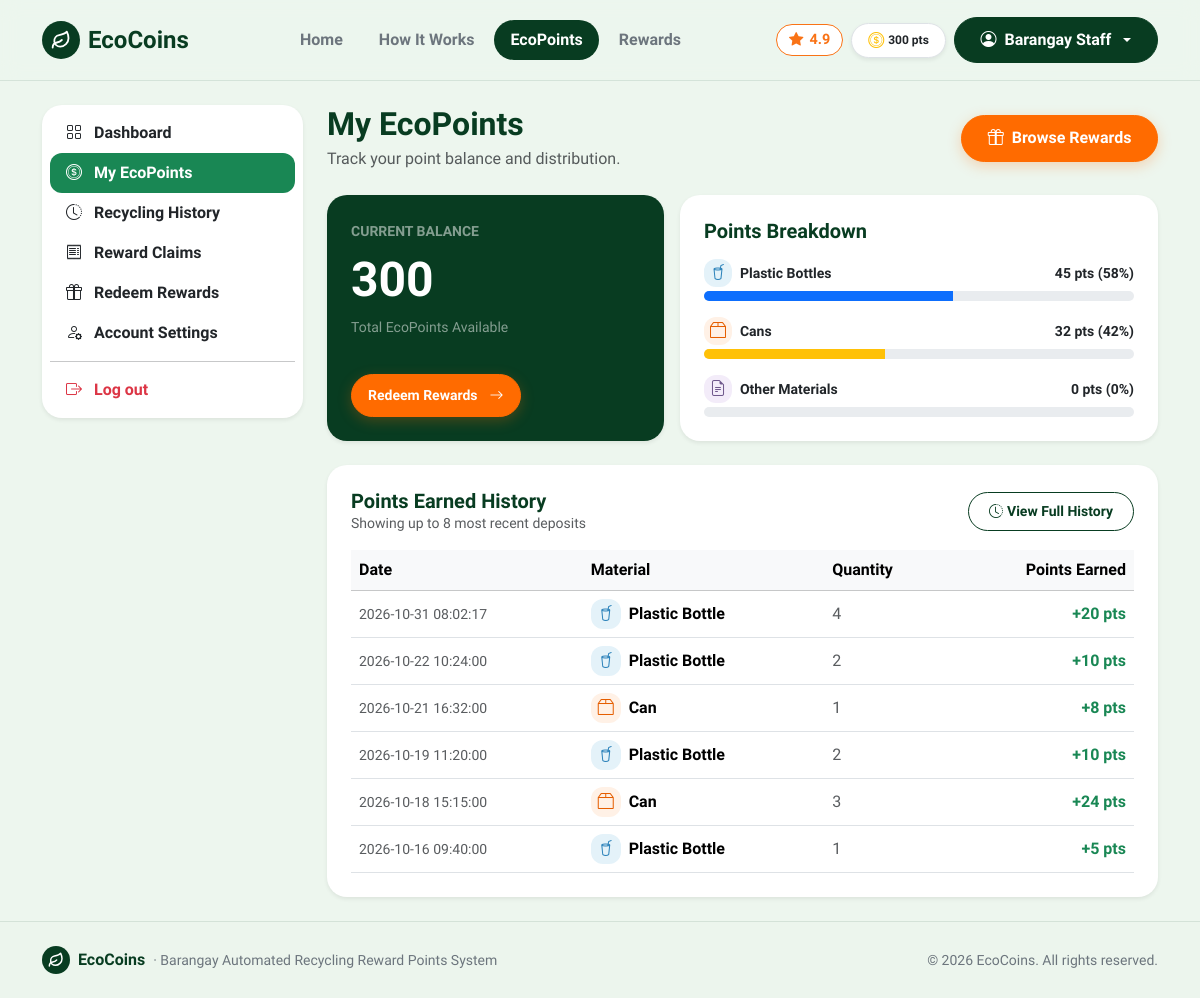
The page /ecopoints (signed in) on the database its author committed.
### tables this page shows
CREATE TABLE users (
    id INTEGER PRIMARY KEY AUTOINCREMENT,
    full_name TEXT NOT NULL,
    email TEXT NOT NULL UNIQUE,
    password TEXT NOT NULL,
    role TEXT DEFAULT 'resident',
    qr_code TEXT NOT NULL UNIQUE,
    points INTEGER DEFAULT 0,
    created_at TEXT
, status TEXT DEFAULT 'active', station_name TEXT DEFAULT 'Barangay Pinagkawitan, Lipa City');

CREATE TABLE transactions (
        id INTEGER PRIMARY KEY AUTOINCREMENT,
        user_id INTEGER NOT NULL,
        material_id INTEGER,
        material_name TEXT NOT NULL,
        quantity INTEGER NOT NULL,
        points_earned INTEGER NOT NULL,
        receipt_no TEXT NOT NULL,
        created_at TEXT
    );

### route.py (the view)
    @app.route('/ecopoints')
    def ecopoints():
        user = get_current_user()
        if user and user['role'] == 'staff':
            return redirect(url_for('staff'))
        if user and user['role'] == 'admin':
            return redirect(url_for('admin'))
        if not user:
            return redirect(url_for('login'))
        conn = get_db()
        cur = conn.cursor()
        user_txs = [dict(r) for r in cur.execute("SELECT * FROM transactions WHERE user_id = ? ORDER BY created_at DESC", (user['id'],)).fetchall()]
        conn.close()
        bottle_points = 0
        can_points = 0
        other_points = 0
        for t in user_txs:
            name = t.get('material_name', '').lower()
            pts = int(t.get('points_earned', 0))
            if 'bottle' in name or 'plastic' in name:
                bottle_points += pts
            elif 'can' in name:
                can_points += pts
            else:
                other_points += pts
        total = max(1, bottle_points + can_points + other_points)
        bottle_pct = round((bottle_points / total) * 100)
        can_pct = round((can_points / total) * 100)
        other_pct = round((other_points / total) * 100)
        return render_template(
            'ecopoints.html',
            active_page='ecopoints',
            user_transactions=user_txs,
            bottle_points=bottle_points,
            can_points=can_points,
            other_points=other_points,
            bottle_pct=bottle_pct,
            can_pct=can_pct,
            other_pct=other_pct
        )

### templates/ecopoints.html (shortened to what this page needs)
{% extends 'base.html' %}
{% block content %}
<main class="py-4">
  <div class="container">
    <div class="row g-4">
      <div class="col-lg-3">
        {% include 'sidebar.html' %}
      </div>
      <div class="col-lg-9">
        <div class="d-flex justify-content-between align-items-center mb-4 flex-wrap gap-2">
          <div>
            <h2 class="fw-bold mb-1" style="color: var(--eco-forest);">My EcoPoints</h2>
            <p class="text-muted mb-0">Track your point balance and distribution.</p>
          </div>
          <a href="{{ url_for('rewards') }}" class="btn btn-accent d-flex align-items-center gap-2 btn-pill">
            <i class="bi bi-gift"></i>
            <span>Browse Rewards</span>
          </a>
        </div>
        <div class="row g-3 mb-4">
          <div class="col-md-5">
            <div class="card text-white border-0 shadow-sm p-4 h-100 d-flex flex-column justify-content-between" style="background-color: var(--eco-forest);">
              <div>
                <span class="text-white-50 small text-uppercase fw-semibold">Current Balance</span>
                <div class="display-5 fw-bold my-2">{{ "{:,}".format(current_user.points) }}</div>
                <div class="small text-white-50">Total EcoPoints Available</div>
              </div>
              <div class="mt-3">
                <a href="{{ url_for('rewards') }}" class="btn btn-accent btn-sm px-3 btn-pill">Redeem Rewards <i class="bi bi-arrow-right ms-1"></i></a>
              </div>
            </div>
          </div>
          <div class="col-md-7">
            <div class="card border-0 shadow-sm p-4 h-100">
              <h5 class="fw-bold mb-3" style="color: var(--eco-forest);">Points Breakdown</h5>
              <div class="mb-3">
                <div class="d-flex justify-content-between align-items-center mb-1">
                  <div class="d-flex align-items-center gap-2">
                    <span class="eco-icon-tile tile-blue" style="width: 28px; height: 28px;">
                      <i class="bi bi-cup-straw"></i>
                    </span>
                    <span class="small fw-semibold">Plastic Bottles</span>
                  </div>
                  <span class="small fw-bold">{{ bottle_points }} pts ({{ bottle_pct }}%)</span>
                </div>
                <div class="progress" style="height: 10px;">
                  <div class="progress-bar bg-primary" style="width: {{ bottle_pct }}%;"></div>
                </div>
              </div>
              <div class="mb-3">
                <div class="d-flex justify-content-between align-items-center mb-1">
                  <div class="d-flex align-items-center gap-2">
                    <span class="eco-icon-tile tile-orange" style="width: 28px; height: 28px;">
                      <i class="bi bi-box2"></i>
                    </span>
                    <span class="small fw-semibold">Cans</span>
                  </div>
                  <span class="small fw-bold">{{ can_points }} pts ({{ can_pct }}%)</span>
                </div>
                <div class="progress" style="height: 10px;">
                  <div class="progress-bar bg-warning" style="width: {{ can_pct }}%;"></div>
                </div>
              </div>
              <div>
                <div class="d-flex justify-content-between align-items-center mb-1">
                  <div class="d-flex align-items-center gap-2">
                    <span class="eco-icon-tile tile-purple" style="width: 28px; height: 28px;">
                      <i class="bi bi-file-earmark-text"></i>
                    </span>
                    <span class="small fw-semibold">Other Materials</span>
                  </div>
                  <span class="small fw-bold">{{ other_points }} pts ({{ other_pct }}%)</span>
                </div>
                <div class="progress" style="height: 10px;">
                </div>
              </div>
            </div>
          </div>
        </div>
        <div class="card border-0 shadow-sm p-4">
          <div class="d-flex justify-content-between align-items-center mb-3 flex-wrap gap-2">
            <div>
              <h5 class="fw-bold mb-0" style="color: var(--eco-forest);">Points Earned History</h5>
              <div class="text-muted small">Showing up to 8 most recent deposits</div>
            </div>
            <a href="{{ url_for('history') }}" class="btn btn-sm btn-outline-success btn-pill">
              <i class="bi bi-clock-history me-1"></i>View Full History
            </a>
          </div>
          <div class="table-responsive">
            <table class="table table-hover align-middle mb-0">
              <thead class="table-light">
                <tr>
                  <th>Date</th>
                  <th>Material</th>
                  <th>Quantity</th>
                  <th class="text-end">Points Earned</th>
                </tr>
              </thead>
              <tbody>
                {% if not user_transactions %}
                  <tr>
                    <td colspan="4" class="text-center py-4 text-muted">No points recorded yet.</td>
                  </tr>
                {% else %}
                  {% for row in user_transactions[:8] %}
                    {% set m = row.material_name|lower %}
                    <tr>
                      <td class="text-muted small">{{ row.created_at }}</td>
                      <td>
                        <div class="d-flex align-items-center gap-2">
                          {% if 'bottle' in m or 'plastic' in m %}
                            <span class="eco-icon-tile tile-blue" style="width: 30px; height: 30px;">
                              <i class="bi bi-cup-straw"></i>
                            </span>
                          {% elif 'can' in m %}
                            <span class="eco-icon-tile tile-orange" style="width: 30px; height: 30px;">
                              <i class="bi bi-box2"></i>
                            </span>
                          {% else %}
                            <span class="eco-icon-tile tile-purple" style="width: 30px; height: 30px;">
                              <i class="bi bi-file-earmark-text"></i>
                            </span>
                          {% endif %}
                          <span class="fw-semibold">{{ row.material_name }}</span>
                        </div>
                      </td>
                      <td class="text-muted">{{ row.quantity }}</td>
                      <td class="text-end fw-bold text-success">+{{ row.points_earned }} pts</td>
                    </tr>
                  {% endfor %}
                {% endif %}
              </tbody>
            </table>
          </div>
        </div>
      </div>
    </div>
  </div>
</main>
{% endblock %}

### templates/base.html (shortened to what this page needs)
<!doctype html>
<html lang="en">
<head>
  <link href="https://cdn.jsdelivr.net/npm/bootstrap@5.3.3/dist/css/bootstrap.min.css" rel="stylesheet">
  <link rel="stylesheet" href="https://cdn.jsdelivr.net/npm/bootstrap-icons@1.11.3/font/bootstrap-icons.min.css">
  <link rel="stylesheet" href="{{ url_for('static', filename='css/style.css') }}">
</head>
<body class="d-flex flex-column min-vh-100">
<nav class="navbar navbar-expand-lg py-3 sticky-top" style="background-color: rgba(237, 246, 238, 0.95); backdrop-filter: blur(10px); border-bottom: 1px solid var(--eco-border);">
  <div class="container">
    <a class="navbar-brand d-flex align-items-center gap-2 fw-bold fs-4" href="{{ url_for('index') }}" style="color: var(--eco-forest);">
      <span class="eco-brand-badge">
        <svg width="20" height="20" viewBox="0 0 24 24" fill="none" stroke="currentColor" stroke-width="2.2" stroke-linecap="round" stroke-linejoin="round">
          <path d="M11 20A7 7 0 0 1 9.8 6.1C15.5 5 17 4.48 19 2c1 2 2 4.18 2 8 0 5.5-4.78 10-10 10Z"/>
          <path d="M2 21c0-3 1.85-5.36 5.08-6C9.5 14.52 12 13 13 12"/>
        </svg>
      </span>
      <span>EcoCoins</span>
    </a>
    <div class="collapse navbar-collapse" id="mainNav">
      <ul class="navbar-nav mx-auto mb-2 mb-lg-0 gap-lg-1">
        <li class="nav-item">
          <a class="nav-link px-3 py-2 rounded-pill {% if active_page == 'index' %}fw-bold text-white bg-eco{% else %}fw-semibold text-secondary{% endif %}" href="{{ url_for('index') }}">Home</a>
        </li>
        <li class="nav-item">
          <a class="nav-link px-3 py-2 rounded-pill {% if active_page == 'how_it_works' %}fw-bold text-white bg-eco{% else %}fw-semibold text-secondary{% endif %}" href="{{ url_for('how_it_works') }}">How It Works</a>
        </li>
        {% if not current_user or current_user.role == 'resident' %}
          <li class="nav-item">
            <a class="nav-link px-3 py-2 rounded-pill {% if active_page == 'ecopoints' %}fw-bold text-white bg-eco{% else %}fw-semibold text-secondary{% endif %}" href="{{ url_for('ecopoints') }}">EcoPoints</a>
          </li>
          <li class="nav-item">
            <a class="nav-link px-3 py-2 rounded-pill {% if active_page == 'rewards' %}fw-bold text-white bg-eco{% else %}fw-semibold text-secondary{% endif %}" href="{{ url_for('rewards') }}">Rewards</a>
          </li>
        {% elif current_user.role == 'admin' %}
          <li class="nav-item">
            <a class="nav-link px-3 py-2 rounded-pill {% if active_page == 'admin' %}fw-bold text-white bg-eco{% else %}fw-semibold text-secondary{% endif %}" href="{{ url_for('admin') }}">Admin Portal</a>
          </li>
        {% endif %}
      </ul>
      <div class="d-flex align-items-center gap-2">
        <span class="rating-star-badge d-none d-lg-inline-flex" title="Barangay Eco Satisfaction Rating">
          <i class="bi bi-star-fill"></i> 4.9
        </span>
        {% if current_user %}
          {% if current_user.role == 'resident' %}
            <span class="badge bg-white text-dark border px-3 py-2 rounded-pill fw-bold shadow-sm d-none d-sm-inline-flex align-items-center gap-1">
              <i class="bi bi-coin text-warning fs-6"></i>
              <span>{{ "{:,}".format(current_user.points) }} pts</span>
            </span>
          {% endif %}
          <div class="dropdown">
            <button class="btn btn-forest dropdown-toggle d-flex align-items-center gap-2 btn-pill" type="button" data-bs-toggle="dropdown">
              <i class="bi bi-person-circle"></i>
              <span>{{ current_user.full_name }}</span>
            </button>
          </div>
        {% else %}
          <a href="{{ url_for('login') }}" class="btn btn-outline-success px-3 btn-pill">Login</a>
          <a href="{{ url_for('register') }}" class="btn btn-accent px-4 btn-pill">
            <span>Join Free</span>
            <i class="bi bi-arrow-right"></i>
          </a>
        {% endif %}
      </div>
    </div>
  </div>
</nav>
{% block content %}{% endblock %}
<footer class="py-4 mt-auto" style="background-color: rgba(237, 246, 238, 0.95); border-top: 1px solid var(--eco-border);">
  <div class="container d-flex flex-column flex-md-row align-items-center justify-content-between gap-2">
    <div class="d-flex align-items-center gap-2">
      <span class="eco-brand-badge" style="width: 28px; height: 28px;">
        <svg width="16" height="16" viewBox="0 0 24 24" fill="none" stroke="currentColor" stroke-width="2.2" stroke-linecap="round" stroke-linejoin="round">
          <path d="M11 20A7 7 0 0 1 9.8 6.1C15.5 5 17 4.48 19 2c1 2 2 4.18 2 8 0 5.5-4.78 10-10 10Z"/>
          <path d="M2 21c0-3 1.85-5.36 5.08-6C9.5 14.52 12 13 13 12"/>
        </svg>
      </span>
      <span class="fw-bold" style="color: var(--eco-forest);">EcoCoins</span>
      <span class="text-secondary small">&middot; Barangay Automated Recycling Reward Points System</span>
    </div>
    <div class="text-secondary small">
      &copy; 2026 EcoCoins. All rights reserved.
    </div>
  </div>
</footer>
</body>
</html>

### rows shown on the page
users: points "300", full_name "Barangay Staff"
transactions: created_at "2026-10-31 08:02:17", material_name "Plastic Bottle", quantity "4", points_earned "20"
transactions: created_at "2026-10-22 10:24:00", material_name "Plastic Bottle", quantity "2", points_earned "10"
transactions: created_at "2026-10-21 16:32:00", material_name "Can", quantity "1", points_earned "8"
transactions: created_at "2026-10-19 11:20:00", material_name "Plastic Bottle", quantity "2", points_earned "10"
transactions: created_at "2026-10-18 15:15:00", material_name "Can", quantity "3", points_earned "24"
transactions: created_at "2026-10-16 09:40:00", material_name "Plastic Bottle", quantity "1", points_earned "5"

### other values the page prints
{{ bottle_points }} "45"
{{ bottle_pct }} "58"
{{ can_points }} "32"
{{ can_pct }} "42"
{{ other_points }} "0"
{{ other_pct }} "0"
